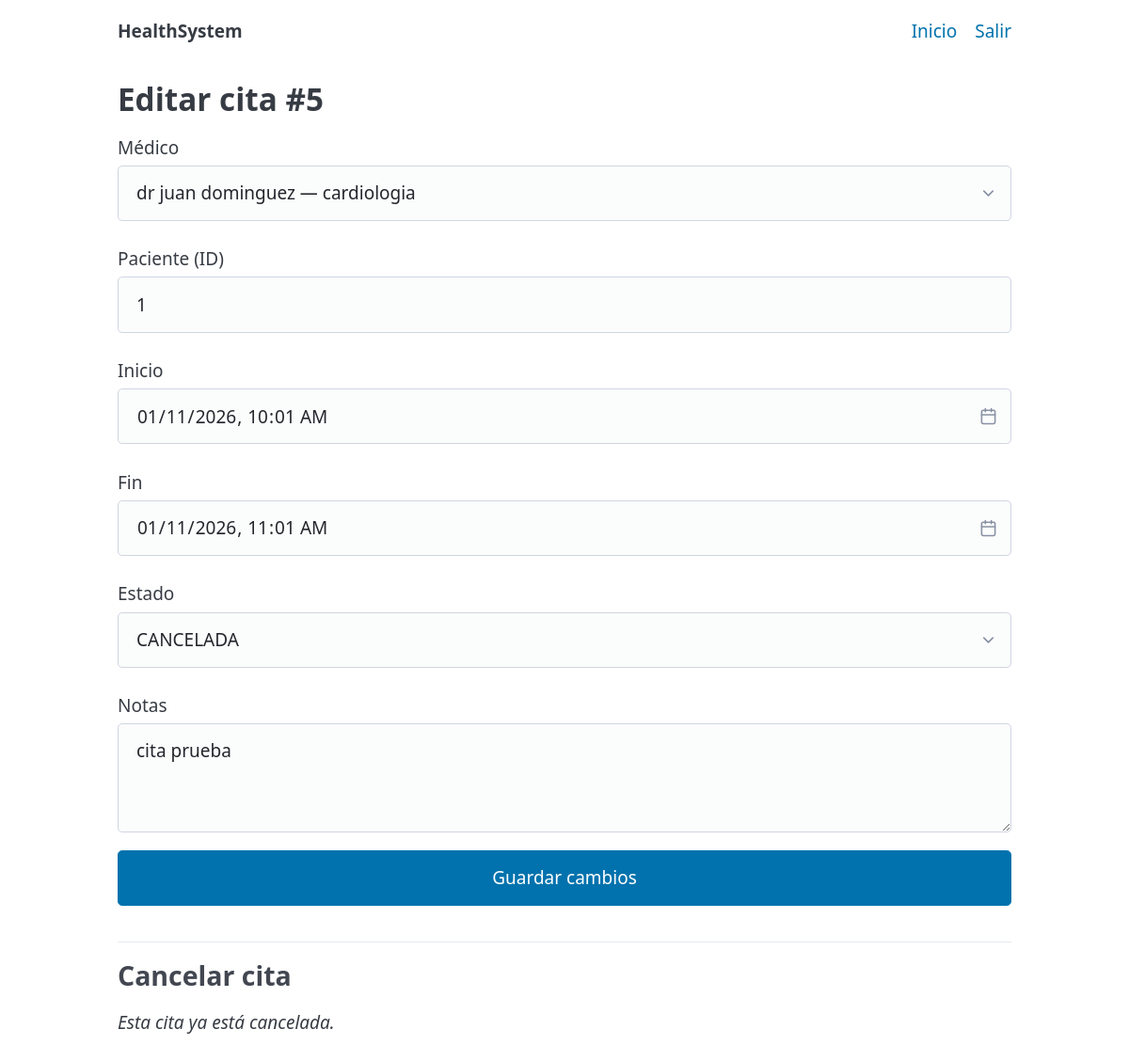
The app's page /citas/5/editar (signed in) with its own data.
### models.py (models this page shows, shortened)
class Cita(Base):
    __tablename__ = "citas"
    id = Column(Integer, primary_key=True)
    medico_id = Column(Integer, ForeignKey("medicos.id"), nullable=False, index=True)
    paciente_id = Column(Integer, ForeignKey("usuarios.id"), nullable=False, index=True)
    start_at = Column(DateTime, nullable=False, index=True)
    end_at = Column(DateTime, nullable=False, index=True)
    estado = Column(SAEnum(EstadoCita), default=EstadoCita.PENDIENTE, nullable=False)
    notas = Column(String, nullable=True)
    medico = relationship("Medico", back_populates="citas")
    paciente = relationship("Usuario")

class Usuario(Base, UserMixin):
    __tablename__ = "usuarios"
    id = Column(Integer, primary_key=True)
    nombre = Column(String, nullable=False)
    apellido = Column(String, nullable=False)
    email = Column(String, unique=True, index=True, nullable=False)
    password_hash = Column(String, nullable=False)
    tipo = Column(SAEnum(TipoUsuario), default=TipoUsuario.PACIENTE, nullable=False)
    medico = relationship("Medico", back_populates="usuario", uselist=False)
    expediente = relationship("Expediente", back_populates="paciente", uselist=False)

### app.py (the view, shortened to what this page needs)
@app.route("/citas/<int:cita_id>/editar", methods=["GET", "POST"])
@login_required
def citas_edit(cita_id: int):
    with get_db() as db:
        cita = (
            db.query(Cita)
            .options(
                joinedload(Cita.medico).joinedload(Medico.usuario),
                joinedload(Cita.paciente),
            )
            .filter(Cita.id == cita_id)
            .first()
        )
        if not cita:
            flash("Cita no encontrada", "warning")
            return redirect(url_for("citas_list"))
        medicos = db.query(Medico).options(joinedload(Medico.usuario)).all()
        medico_actual = None
        if current_user.tipo == TipoUsuario.MEDICO:
            medico_actual = db.query(Medico).filter(Medico.usuario_id == current_user.id).first()
    puede_ver = (
        current_user.tipo == TipoUsuario.ADMIN
        or (current_user.tipo == TipoUsuario.PACIENTE and current_user.id == cita.paciente_id)
        or (current_user.tipo == TipoUsuario.MEDICO and medico_actual and medico_actual.id == cita.medico_id)
    )
    if not puede_ver:
        flash("No tienes permisos para editar esta cita", "danger")
        return redirect(url_for("citas_list"))
    es_admin = current_user.tipo == TipoUsuario.ADMIN
    es_medico_prop = current_user.tipo == TipoUsuario.MEDICO and medico_actual and medico_actual.id == cita.medico_id
    puede_editar_todo = es_admin or es_medico_prop
    return render_template(
        "appointments_edit.html",
        cita=cita,
        medicos=medicos,
        EstadoCita=EstadoCita,
        puede_editar_todo=puede_editar_todo
    )

### app.py (called while the page is built)
@contextmanager
def get_db():
    db = SessionLocal()
    try:
        yield db
        db.commit()
    except Exception:
        db.rollback()
        raise
    finally:
        db.close()

@login_manager.user_loader
def load_user(user_id):
    with get_db() as db:
        return db.get(Usuario, int(user_id))

### templates/appointments_edit.html (shortened to what this page needs)
{% extends "_layout.html" %}
{% block content %}
<h2>Editar cita #{{ cita.id }}</h2>
<form method="post">
  {% if puede_editar_todo %}
    <label>Médico
      <select name="medico_id" required>
        {% for m in medicos %}
          <option value="{{ m.id }}" {% if m.id == cita.medico_id %}selected{% endif %}>
            {{ m.usuario.nombre }} {{ m.usuario.apellido }} — {{ m.especialidad }}
          </option>
        {% endfor %}
      </select>
    </label>
    <label>Paciente (ID)
      <input type="number" name="paciente_id" value="{{ cita.paciente_id }}" min="1" required>
    </label>
    <label>Inicio
      <input type="datetime-local" name="start_at" value="{{ cita.start_at.strftime('%Y-%m-%dT%H:%M') }}" required>
    </label>
    <label>Fin
      <input type="datetime-local" name="end_at" value="{{ cita.end_at.strftime('%Y-%m-%dT%H:%M') }}" required>
    </label>
    <label>Estado
      <select name="estado">
        {% for e in EstadoCita %}
          <option value="{{ e.value }}" {% if e == cita.estado %}selected{% endif %}>{{ e.value }}</option>
        {% endfor %}
      </select>
    </label>
    <label>Notas
      <textarea name="notas" rows="3">{{ cita.notas or '' }}</textarea>
    </label>
  {% endif %}
  <button type="submit">Guardar cambios</button>
</form>
<hr>
<section>
  <h3>Cancelar cita</h3>
  {% if cita.estado != EstadoCita.CANCELADA %}
    <form method="post" action="{{ url_for('citas_cancel', cita_id=cita.id) }}">
      <button type="submit" onclick="return confirm('¿Seguro que deseas cancelar esta cita?');">Cancelar cita</button>
    </form>
  {% else %}
    <p><em>Esta cita ya está cancelada.</em></p>
  {% endif %}
</section>
{% endblock %}

### templates/_layout.html (style rules this page uses)
:root { --brand:#2563eb; --brand-2:#10b981; }

### records on screen
Cita: id "5", medico_id "dr juan dominguez — cardiologia", paciente_id "1", start_at "01/11/2026 10:01", end_at "01/11/2026 11:01", estado "CANCELADA", notas "cita prueba"
